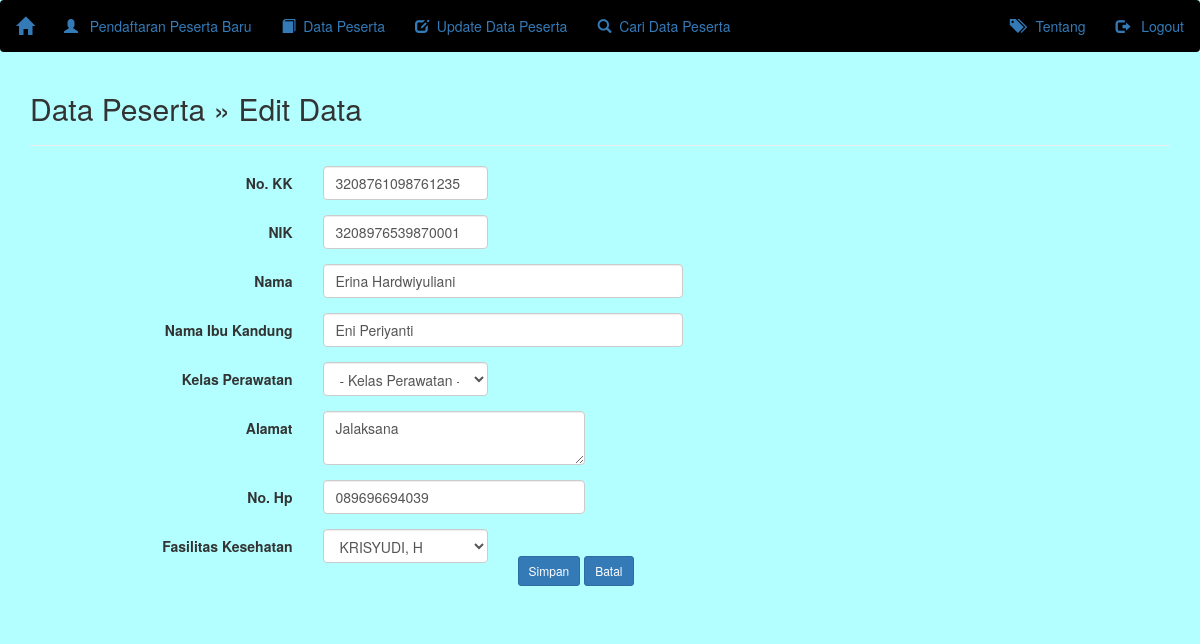
Page /home.php?file=edit_peserta&nik=3208976539870001 on the committed database.
### tables this page shows
CREATE TABLE IF NOT EXISTS `peserta` (
  `no_kk` varchar(20) NOT NULL,
  `nik` varchar(20) NOT NULL,
  `nm_peserta` text NOT NULL,
  `nm_ibu` text NOT NULL,
  `alamat` text NOT NULL,
  `faskes` varchar(25) NOT NULL,
  `kelas` varchar(15) NOT NULL,
  `no_hp` varchar(12) NOT NULL,
  PRIMARY KEY (`nik`)
);

### edit_peserta.php (the view, shortened to what this page needs)
<?php
include("koneksi.php");
?>
	<div class="container">
		<div class="content">
			<h2>Data Peserta &raquo; Edit Data</h2>
			<hr />
			<?php
			$nik = $_GET['nik'];
			$sql = mysqli_query($koneksi, "SELECT * FROM peserta WHERE nik='$nik'");
			if(mysqli_num_rows($sql) == 0){
				header("Location:home.php?file=edit_peserta");
			}else{
				$row = mysqli_fetch_assoc($sql);
			}
			?>
			<form class="form-horizontal" action="" method="post">
			<div class="form-group">
					<label class="col-sm-3 control-label">No. KK</label>
					<div class="col-sm-2">
						<input type="text" name="no_kk" value="<?php echo $row ['no_kk']; ?>" class="form-control" placeholder="No.KK" required>
					</div>
				</div>
				<div class="form-group">
					<label class="col-sm-3 control-label">NIK</label>
					<div class="col-sm-2">
						<input type="text" name="nik" value="<?php echo $row ['nik']; ?>" class="form-control" placeholder="NIK" required>
					</div>
				</div>
				<div class="form-group">
					<label class="col-sm-3 control-label">Nama</label>
					<div class="col-sm-4">
						<input type="text" name="nm_peserta" value="<?php echo $row ['nm_peserta']; ?>" class="form-control" placeholder="Nama" required>
					</div>
				</div>
				<div class="form-group">
					<label class="col-sm-3 control-label">Nama Ibu Kandung</label>
					<div class="col-sm-4">
						<input type="text" name="nm_ibu" value="<?php echo $row ['nm_ibu']; ?>" class="form-control" placeholder="Nama Ibu Kandung" required>
					</div>
				</div>
				<div class="form-group">
				 <label class="col-sm-3 control-label">Kelas Perawatan</label>
					<div class="col-sm-2">
						<select name="kelas" class="form-control" required>
							<option value=""> - Kelas Perawatan - </option>
						</select>
					</div>
				</div>
				<div class="form-group">
				 <label class="col-sm-3 control-label">Alamat</label>
					<div class="col-sm-3">
						<textarea name="alamat" class="form-control" placeholder="Alamat"><?php echo $row ['alamat']; ?></textarea>
					</div>
				</div>
				<div class="form-group">
				 <label class="col-sm-3 control-label">No. Hp</label>
					<div class="col-sm-3">
						<input type="text" name="no_hp" value="<?php echo $row ['no_hp']; ?>" class="form-control" placeholder="No.Hp" required>
					</div>
				</div>
				<div class="form-group">
					<label class="col-sm-3 control-label">Fasilitas Kesehatan</label>
					<div class="col-sm-2">
					<select name="faskes" class="form-control">
							<option value="KRISYUDI, H" >KRISYUDI, H</option>
						</select>
					</div>
				<div class="form-group">
					<label class="col-sm-3 control-label">&nbsp;</label>
					<div class="col-sm-6">
						<input type="submit" name="save" class="btn btn-sm btn-primary" value="Simpan" data-toggle="tooltip" title="Simpan Data Peserta">
						<a href="home.php?file=tampil_peserta" class="btn btn-sm btn-primary" data-toggle="tooltip" title="Batal">Batal</a>
					</div>
				</div>
			</form>
		</div>
	</div>

### rows in the picture
peserta: no_kk "3208761098761235", nik "3208976539870001", nm_peserta "Erina Hardwiyuliani", nm_ibu "Eni Periyanti", alamat "Jalaksana", no_hp "089696694039"
